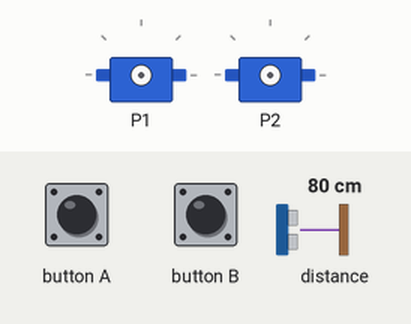
Recording of a program running on a simulated BBC micro:bit (MakeCode). On the bench: 2 × servo. The test bench sets the inputs (shaded band); at power-on: distance to the obstacle 80 cm.

Above: at 1.2 s.
1.3 s: button A pressed for 0.15 s
2.9 s: distance to the obstacle set to 22 cm
4.4 s: distance to the obstacle set to 18 cm
At 5.2 s:
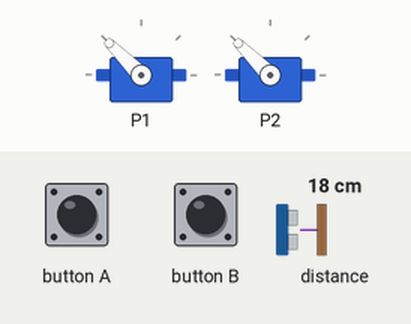
6.0 s: distance to the obstacle set to 35 cm
At 6.8 s:
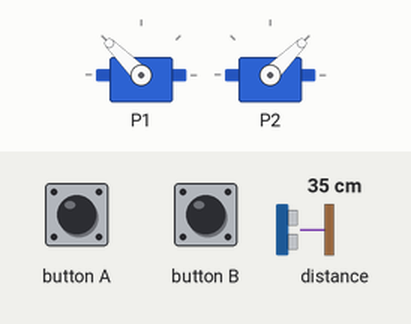
8.0 s: distance to the obstacle set to 2 cm
At 8.8 s:
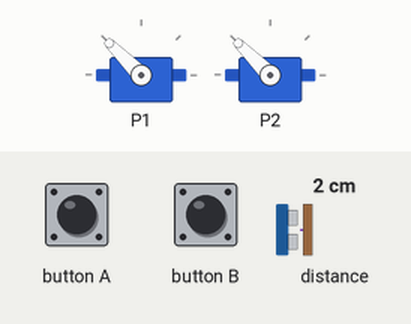
Timing chart, 0 to 10.6 s (numbered marks = the images above; inputs shaded):
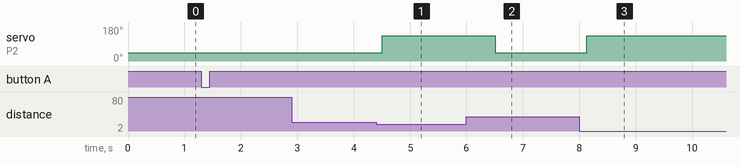

The program:

main.ts
```typescript
input.onButtonPressed(Button.A, function () {
    for (let index = 0; index < 99999; index++) {
        if (grove.measureInCentimeters(DigitalPin.P0) < 20) {
            Tourner()
        } else {
            Avancer()
        }
    }
})
function Tourner () {
    servos.P1.run(50)
    servos.P2.run(50)
    basic.pause(1000)
}
function Avancer () {
    servos.P1.run(50)
    servos.P2.run(-50)
    basic.pause(200)
}
input.onButtonPressed(Button.B, function () {
    servos.P1.stop()
    servos.P2.stop()
})
```

test.ts
```typescript
// les tests vont ici ; cela ne sera pas compilé si ce paquet est utilisé en tant qu'extension.
```

Measured:
- the behaviour switches between 20 and 19 cm on distance to the obstacle (found by bisection; images 0 and 1)
- after the input at 2.9 s, every drawn part: stays the same
- after the input at 4.4 s, servo on P2: 45° → 135° after 0.11 s
- after the input at 6.0 s, servo on P2: 135° → 45° after 0.51 s
- after the input at 8.0 s, servo on P2: 45° → 135° after 0.13 s
